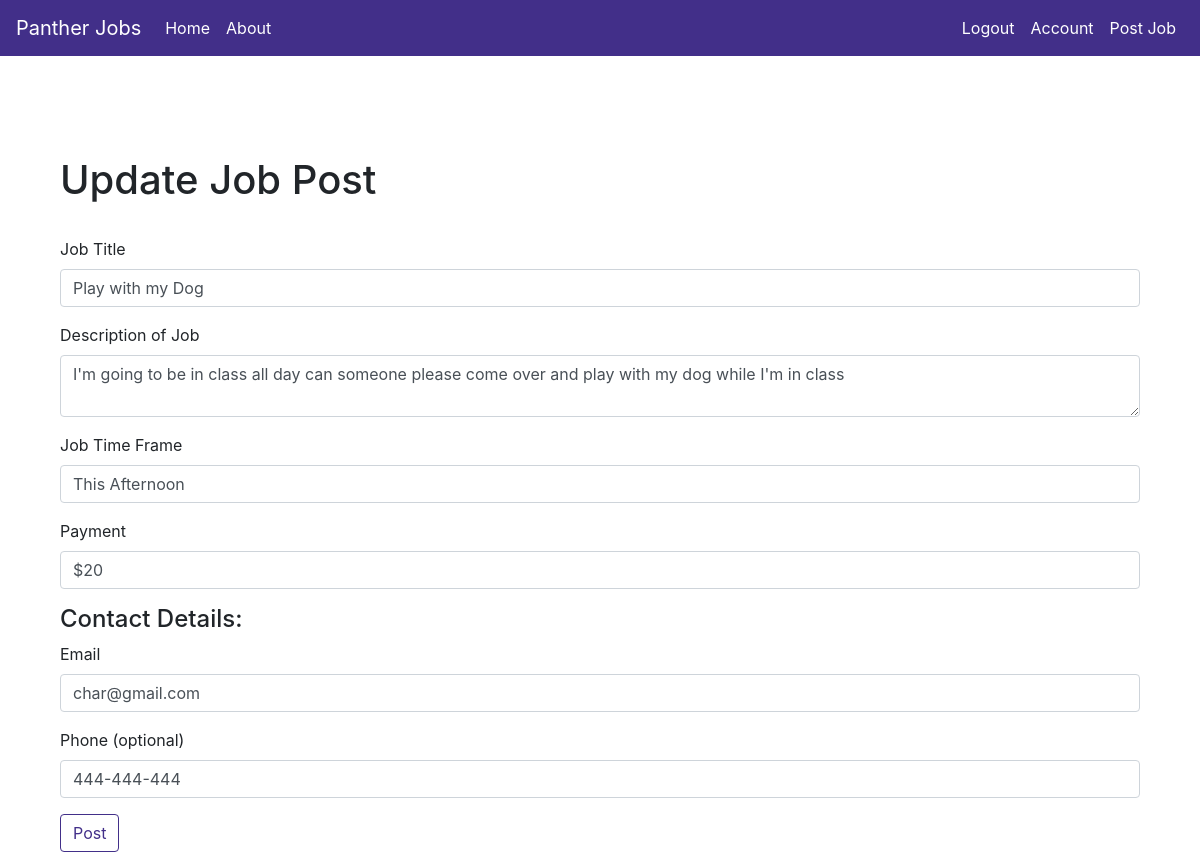
The page /post/8/edit (signed in) on the database its author committed.
### pantherjobs/models.py (models this page shows, shortened)
class Post(db.Model):
    id = db.Column(db.Integer, primary_key=True, autoincrement=True)
    title = db.Column(db.String(100), nullable=False)
    date_posted = db.Column(db.DateTime, nullable=False, default=datetime.utcnow)
    content = db.Column(db.Text, nullable=False)
    job_timeframe = db.Column(db.Text, nullable=False)
    payment = db.Column(db.Text, nullable=False)
    email = db.Column(db.String(120), nullable=False)
    phone = db.Column(db.Text, nullable=True)
    user_id = db.Column(db.Integer, db.ForeignKey('user.id'), nullable=False)

### pantherjobs/routes.py (the view)
@app.route('/post/<int:post_id>/edit', methods=['POST', 'GET'])
@login_required
def update_post(post_id):
    post = Post.query.get_or_404(post_id)
    if post.author != current_user:
        abort(403)
    form = PostForm()
    if form.validate_on_submit():
        post.title = form.title.data
        post.content = form.content.data
        post.job_timeframe = form.job_timeframe.data
        post.payment = form.payment.data
        post.email = form.email.data
        post.phone = form.phone.data
        db.session.commit()
        flash('Your post has been updated', 'success')
        return redirect(url_for('post', post_id=post.id))
    elif request.method == 'GET':
        form.title.data = post.title
        form.content.data = post.content
        form.job_timeframe.data = post.job_timeframe
        form.payment.data = post.payment
        form.email.data = post.email
        form.phone.data = post.phone
    return render_template('newpost.html', title='Edit Post',
                            form=form, legend='Update Job Post')

### pantherjobs/forms.py
class PostForm(FlaskForm):
    title = StringField('Job Title', validators=[DataRequired()])
    content = TextAreaField('Description of Job', validators=[DataRequired()])
    job_timeframe = StringField('Job Time Frame', validators=[DataRequired()])
    payment = StringField('Payment', validators=[DataRequired()])
    email = StringField('Email', validators=[DataRequired(), Email()])
    phone = StringField('Phone (optional)')
    submit = SubmitField('Post')

### pantherjobs/models.py (called while the page is built)
@login_manager.user_loader
def load_user(user_id):
    return User.query.get(int(user_id))

### pantherjobs/templates/newpost.html (shortened to what this page needs)
 {% extends "layout.html" %}
 {% block content %}
     <link rel="stylesheet" href="{{ url_for('static', filename='log-reg-style.css')}}">
     <div class="container">
        <div id="page-heading">
            <h1>{{ legend }}</h1>
        </div>
         <form method="POST" action="">
                 <div class="form-group">
                    {{ form.title.label(class="form-control-label") }}
                    {% if form.title.errors %}
                    {{ form.title(class="form-control is-invalid") }}
                    <div class="invalid-feedback">
                        {% for error in form.title.errors %}
                            <span>{{ error }}</span>
                        {% endfor %}
                    </div>
                {% else %}
                    {{ form.title(class="form-control", placeholder="Enter a Job Title")}}
                {% endif %}
                </div>
                 <div class="form-group">
                    {{ form.content.label(class="form-control-label") }}
                    {% if form.content.errors %}
                    {{ form.content(class="form-control is-invalid") }}
                    <div class="invalid-feedback">
                        {% for error in form.content.errors %}
                            <span>{{ error }}</span>
                        {% endfor %}
                    </div>
                {% else %}
                    {{ form.content(class="form-control", placeholder="Write out a job description")}}
                {% endif %}
                </div>
                 <div class="form-group">
                     {{ form.job_timeframe.label(class="form-control-label") }}
                     {% if form.job_timeframe.errors %}
                     {{ form.job_timeframe(class="form-control is-invalid") }}
                     <div class="invalid-feedback">
                         {% for error in form.email.errors %}
                             <span>{{ error }}</span>
                         {% endfor %}
                     </div>
                 {% else %}
                     {{ form.job_timeframe(class="form-control", placeholder="Enter a time frame (ex. 1-2 weeks)")}}
                 {% endif %}
                 </div>
                 <div class="form-group">
                     {{ form.payment.label(class="form-control-label") }}
                      {% if form.payment.errors %}
                      {{ form.payment(class="form-control is-invalid") }}
                      <div class="invalid-feedback">
                          {% for error in form.payment.errors %}
                              <span>{{ error }}</span>
                          {% endfor %}
                      </div>
                  {% else %}
                      {{ form.payment(class="form-control", placeholder="Enter Payment Details")}}
                  {% endif %}
                 </div>
                 <h4>Contact Details:</h4>
                  <div class="form-group">
                    {{ form.email.label(class="form-control-label") }}
                     {% if form.email.errors %}
                     {{ form.email(class="form-control is-invalid") }}
                     <div class="invalid-feedback">
                         {% for error in form.email.errors %}
                             <span>{{ error }}</span>
                         {% endfor %}
                     </div>
                 {% else %}
                     {{ form.email(class="form-control", placeholder="Enter Payment Details")}}
                 {% endif %}
                </div>
                 <div class="form-group">
                    {{ form.phone.label(class="form-control-label") }}
                     {% if form.phone.errors %}
                     {{ form.phone(class="form-control is-invalid") }}
                     <div class="invalid-feedback">
                         {% for error in form.phone.errors %}
                             <span>{{ error }}</span>
                         {% endfor %}
                     </div>
                 {% else %}
                     {{ form.phone(class="form-control", placeholder="Enter Payment Details")}}
                 {% endif %}
                </div>
                 <div class="form-group">
                     {{ form.submit(class="btn btn-outline-primary", id="form-button") }}
                 </div>
         </form>
     </div>
 {% endblock content %}

### pantherjobs/static/main.css (style rules this page uses)
.container { padding-top: 50px; }
#form-button { border-color: #422f89; color: #422f89; }

### pantherjobs/static/log-reg-style.css (style rules this page uses)
#page-heading { padding-bottom: 25px; }

### rows shown on the page
Post: title "Play with my Dog", content "I'm going to be in class all day can someone please come over and play with my dog while I'm in class", job_timeframe "This Afternoon", payment "$20", email "char@gmail.com", phone "444-444-444"

### other values the page prints
{{ legend }} "Update Job Post"
